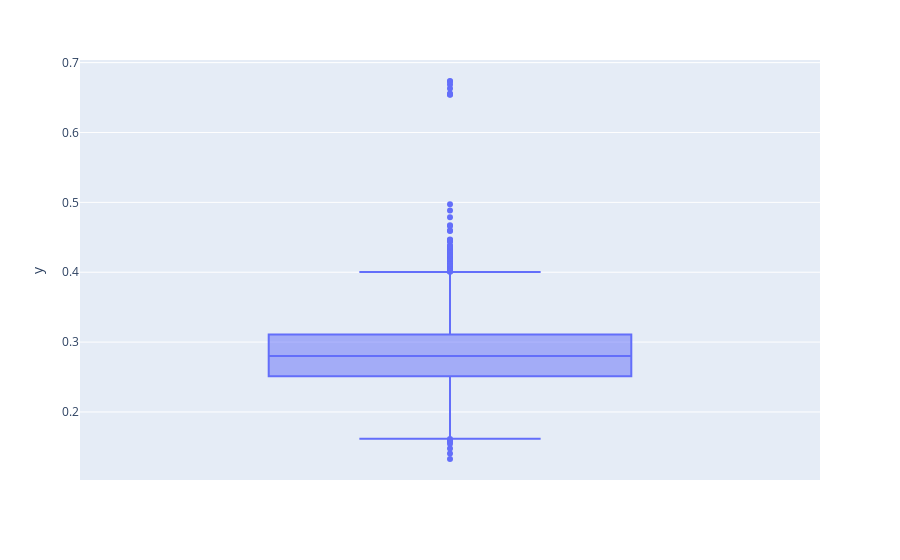

The notebook cell this image was saved under:
### Markdown cell above
###### Usando la distancia de mahalanobis de la matriz de covarianza +lamba veces la identidad

### Code cell
fig = px.box(y=mahalanobis_dis_i_norm)
fig.show()

### Figure 1 — Plotly figure (JSON) as saved in the notebook; plotly's stock layout.template omitted (floating-point values rounded to 4 significant figures; data arrays with more than 128 entries replaced by an {"elided": "..."} marker saying what was removed)
{"data": [{"alignmentgroup": "True", "hovertemplate": "y=%{y}<extra></extra>", "legendgroup": "", "marker": {"color": "#636efa"}, "name": "", "notched": false, "offsetgroup": "", "orientation": "v", "showlegend": false, "type": "box", "x0": " ", "xaxis": "x", "y": {"elided": "9990 float values"}, "y0": " ", "yaxis": "y"}], "layout": {"boxmode": "group", "legend": {"tracegroupgap": 0}, "margin": {"t": 60}, "xaxis": {"anchor": "y", "domain": [0, 1]}, "yaxis": {"anchor": "x", "domain": [0, 1], "title": {"text": "y"}}}}
